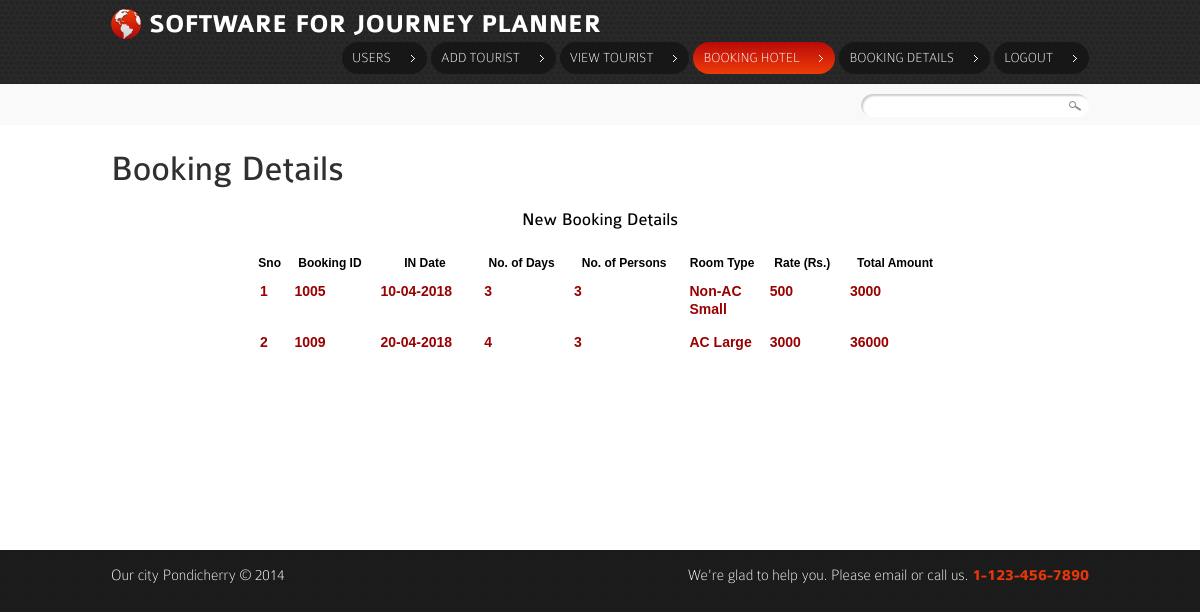
The page /view_bookhotel.php (signed in) on the database its author committed.
### tables this page shows
CREATE TABLE `hotel_booking` (
  `id` int(11) NOT NULL,
  `book_id` varchar(20) NOT NULL,
  `hid` int(11) NOT NULL,
  `uname` varchar(30) NOT NULL,
  `in_date` varchar(20) NOT NULL,
  `out_date` varchar(20) NOT NULL,
  `no_days` int(11) NOT NULL,
  `rooms` int(11) NOT NULL,
  `persons` int(11) NOT NULL,
  `room_type` varchar(30) NOT NULL,
  `rate` varchar(30) NOT NULL,
  `enquiry` varchar(200) NOT NULL,
  `tot_amt` double NOT NULL,
  `bank` varchar(50) NOT NULL,
  `acct` varchar(20) NOT NULL,
  `scode` varchar(20) NOT NULL,
  `rdate` varchar(20) NOT NULL,
  `status` int(11) NOT NULL,
  `rtime` timestamp NOT NULL default CURRENT_TIMESTAMP on update CURRENT_TIMESTAMP
);

### view_bookhotel.php (the view, shortened to what this page needs)
<!DOCTYPE html>
<html lang="en">
<head>
	<link rel="stylesheet" href="css/reset.css" type="text/css" media="all">
	<link rel="stylesheet" href="css/grid.css" type="text/css" media="all">
	<link rel="stylesheet" href="css/style.css" type="text/css" media="all">
</head>
<body>
	<header>
		<nav>
			<div class="container">
				<div class="wrapper">
					<h1><a href="index.php"><strong>SOFTWARE FOR JOURNEY PLANNER</strong></a></h1>
					<ul>
							<li><a href="view_details.php" >Users</a></li>
						<li><a href="add_tourist.php"  >Add Tourist</a></li>
						<li><a href="view_tour.php" >View Tourist</a></li>
						<li><a href="view_bookhotel.php" class="current" >Booking Hotel</a></li>
					<li><a href="view_bookedticket.php"  >Booking Details</a></li>
								<li><a href="logout.php" >Logout</a></li>
					</ul>
			  </div>
			</div>
		</nav>
		<section class="adv-content">
			<div class="container">
				<ul class="breadcrumbs">
					<li></li>
				</ul>
				<form action="" id="search-form">
					<fieldset>
						<input type="text" value=""><input type="submit" value="" >
					</fieldset>
				</form>
			</div>
		</section><div class="ic"></div>
	</header>
	<section id="content">
	  <div class="top">
			<div class="container">
				<h2>Booking Details </h2>
			    <div align="center">
			      <h3 class="style1">New Booking Details </h3>
			      <table width="700" border="1" cellspacing="5" cellpadding="5">
                    <tr>
                      <th width="25" scope="col"><span class="style1">Sno</span></th>
                      <th width="69" scope="col"><span class="style1">Booking ID </span></th>
                      <th width="84" scope="col"><span class="style1">IN  Date </span></th>
                      <th width="72" scope="col"><span class="style1">No. of Days </span></th>
                      <th width="94" scope="col"><span class="style1">No. of Persons </span></th>
                      <th width="64" scope="col"><span class="style1">Room Type </span></th>
                      <th width="64" scope="col"><span class="style1">Rate (Rs.) </span></th>
                      <th width="85" scope="col"><span class="style1">Total Amount </span></th>
                    </tr>
                    <?php
						$i=0;
						$qry=mysql_query("select * from hotel_booking where status=0");
						while($row=mysql_fetch_array($qry))
						{ $i++;
						?>
                    <tr>
                      <td><?php echo $i; ?></td>
                      <td><?php echo $row['book_id']; ?></td>
                      <td><?php echo $row['in_date']; ?></td>
                      <td><?php echo $row['no_days']; ?></td>
                      <td><?php echo $row['persons']; ?></td>
                      <td><?php echo $row['room_type']; ?></td>
                      <td><?php echo $row['rate']; ?></td>
                      <td><?php echo $row['tot_amt']; ?></td>
                    </tr>
                    <?php
						}
						?>
                  </table>
			      <h3>&nbsp;</h3>
	<p>&nbsp;</p>
                <h3 style="color:#333333;">&nbsp;</h3>
	<p>&nbsp;</p>
	</div>
			</div>
		</div>
	</section>
	<footer>
		<div class="container">
			<div class="wrapper">
				<div class="copy">Our city Pondicherry &copy; 2014</div>
				<address class="phone">
					We're glad to help you. Please email or call us. <strong>1-123-456-7890</strong>
				</address>
			</div>
		</div>
	</footer>
</body>
</html>

### css/grid.css (style rules this page uses)
.container { width: 978px; margin: 0 auto; position:relative; }

### css/style.css (style rules this page uses)
article, aside, audio, canvas, command, datalist, details, embed, figcaption, figure, footer, header, hgroup, keygen, meter, nav, output, progress, section, source, video { display:block }
body { background:url(../images/body-bg.gif) #1b1b1b;font-family:Arial, Helvetica, sans-serif;font-size:100%;line-height:1.125em;color:#9f9f9f }
html { min-width:980px }
html, body { height:100% }
.container { font-size:.75em; }
header { overflow:hidden;background:url(../images/header-pattern.gif) #1f1f1f }
#content .top { background:#fff;padding:29px 0 35px 0 }
.wrapper { width:100%;overflow:hidden }
input, select, textarea { font-family:Arial, Helvetica, sans-serif;font-size:1em;vertical-align:middle;font-weight:normal }
p { margin-bottom:1.5em }
a { color:#f24c15;outline:none }
h2 { font-size:36px;line-height:30px;color:#303030;font-weight:normal;font-family:'ColaborateRegular';font-weight:normal;margin-bottom:.7em }
h3 { font-size:18px;line-height:1.2em;font-family:'ColaborateRegular';font-weight:normal;margin-bottom:1em }
header h1 { background:url(../images/logo.png) no-repeat 0 0;padding:2px 0 0 38px;font-family:'ColaborateThinRegular';font-size:26px;line-height:1.2em;color:#fff;font-weight:normal;float:left }
header h1 a { color:#fff;text-decoration:none }
header h1 strong { font-family:'ColaborateBoldRegular';font-weight:normal }
header nav { padding:7px 0 10px 0 }
header nav ul { float:right;padding:2px 0 0 0 }
header nav ul li { float:left;padding-left:4px }
header nav ul li a { position:relative;float:left;font-size:14px;color:#fff;text-decoration:none;font-family:'ColaborateThinRegular';text-transform:uppercase;height:32px;line-height:32px;background-color:#181717;padding:0 36px 0 10px;border-radius:17px;-moz-border-radius:17px;-webkit-border-radius:17px }
header nav ul li a:hover, header nav ul li a.current { background-image:-moz-linear-gradient(top, #ee3c09, #b90a09); background-image:-webkit-gradient(linear,left bottom,left top,color-stop(0, #ee3c09),color-stop(1, #b90a09)); filter: progid:DXImageTransform.Microsoft.gradient(startColorstr='#ee3c09', endColorstr='#b90a09'); -ms-filter:"progid:DXImageTransform.Microsoft.gradient(startColorstr='#ee3c09', endColorstr='#b90a09')"; }
header nav ul li a:after { content:'';display:block;position:absolute;right:12px;top:13px;width:4px;height:7px;background:url(../images/arrow1.gif) no-repeat 0 0 }
header .adv-content { overflow:hidden;background:#f9f9f9;padding:10px 0 8px 0 }
header .breadcrumbs { float:left;padding:3px 0 0 10px }
header .breadcrumbs li { display:inline;color:#212121;padding-left:5px }
footer .container { color:#fff;font-size:16px;line-height:1.2em;padding:16px 0 16px 0;font-family:'ColaborateThinRegular'; }
footer .copy { float:left }
footer .phone { float:right;font-style:normal }
footer .phone strong { font-family:'ColaborateBoldRegular';font-weight:normal;color:#e83709 }
#search-form { float:right;position:relative }
#search-form fieldset { border:none }
#search-form input[type=text] { background:#fff;width:195px;border:none;border-radius:20px;-moz-border-radius:20px;-webkit-border-radius:20px;padding:4px 25px 5px 8px;box-shadow:rgba(0, 0, 0, .2) 2px 2px 2px inset;-moz-box-shadow:rgba(0, 0, 0, .2) 2px 2px 2px inset;-webkit-box-shadow:rgba(0, 0, 0, .2) 2px 2px 2px inset;background:url(../images/search-bg.gif) no-repeat 100% 7px #fff }
#search-form input[type=submit] { width:20px;height:20px;position:absolute;right:5px;top:0;border:none;background:none;cursor:pointer }

### view_bookhotel.php (style rules this page uses)
td { color:#990000; font-size:14px; font-stretch:expanded; font-weight:800; }
tr { margin-bottom:30px; }
.style1 { color: #000000 }

### rows shown on the page
hotel_booking: book "1005", in_date "10-04-2018", no_days "3", persons "3", room_type "Non-AC Small", rate "500", tot_amt "3000"
hotel_booking: book "1009", in_date "20-04-2018", no_days "4", persons "3", room_type "AC Large", rate "3000", tot_amt "36000"
